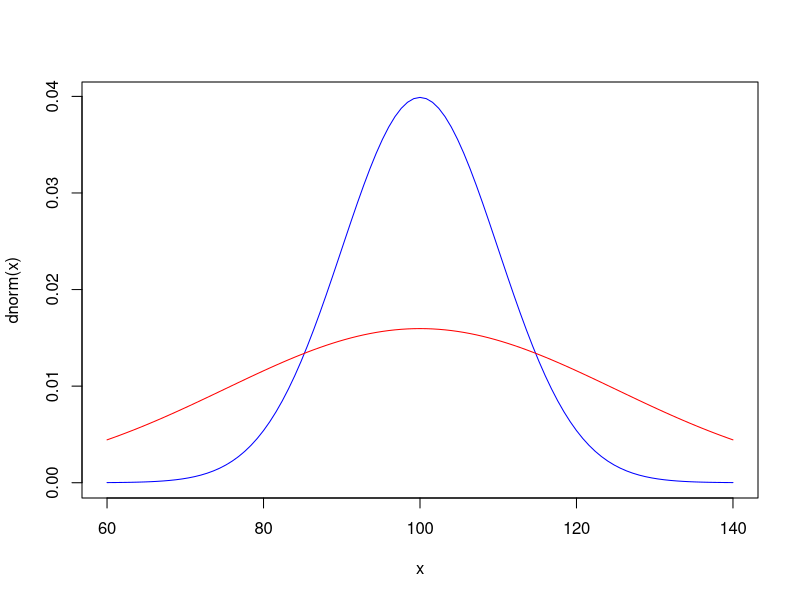

Recreate this plot in R.
## ---- chunk 1
mean = 100 
sdX = 10
sd_X = 100/sqrt(16)

curve(dnorm(x, mean, sdX), ylab = "dnorm(x)", from=60, to=140, col="blue")
curve(dnorm(x, mean, sd_X), from=60, to=140, add=TRUE, col="red")
